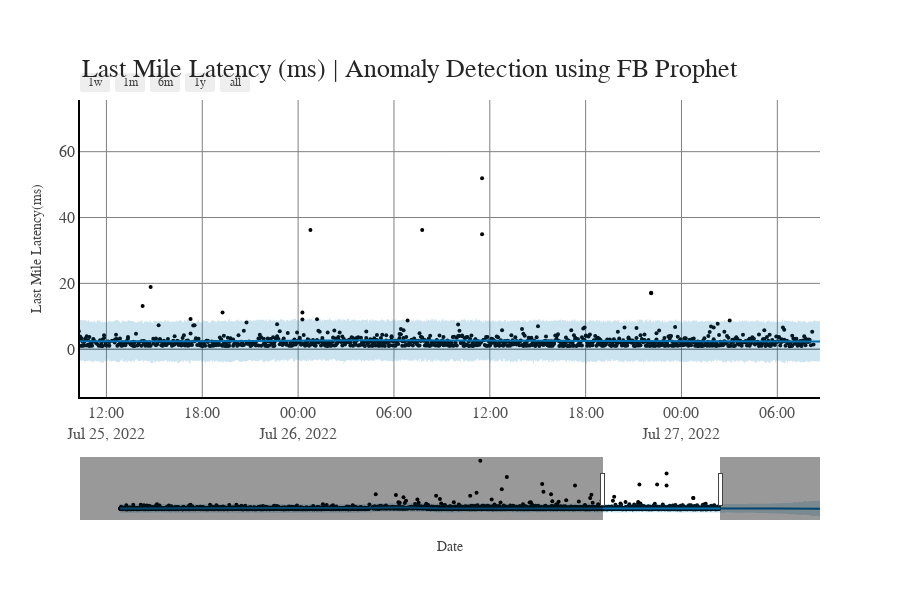

Notebook code cell kept with this figure:
### Code cell
# Set the layout
layout = Layout(
    paper_bgcolor='rgba(0,0,0,0)',
    plot_bgcolor='rgba(0,0,0,0)'
)

fig = go.Figure(layout = layout)
fig = plot_plotly(
    m, 
    forecast
)

fig.update_layout(
    font_family="Arial",
    height = 600,
    title_font_family="Arial",
    xaxis_title="Date",
    yaxis_title="Last Mile Latency(ms)",
    xaxis=dict(    
        showline=True,
        showticklabels=True,
        linewidth=2,
        tickfont=dict(
            family='Arial',
            size=16,
            color='rgb(82, 82, 82)',
        ),
        rangeslider = dict(
            visible = True),
        type = "date"
    ),
    yaxis = dict(tickfont = dict(size = 16)),
    hoverlabel=dict(
        bgcolor="white",
        font_size=14,
        font_family="Arial"
    )
)

# Title
annotations = []
annotations.append(dict(xref='paper', yref='paper', x=0.0, y=1.05,
                              xanchor='left', yanchor='bottom',
                              text=f'Last Mile Latency (ms) | Anomaly Detection using FB Prophet',
                              font=dict(family='Arial',
                                        size=26,
                                        color='rgb(37,37,37)'),
                              showarrow=False))

fig.update_xaxes(showline=True, linewidth=2, linecolor='black', gridcolor='grey')
fig.update_yaxes(showline=True, linewidth=2, linecolor='black', gridcolor='grey')
fig.update_layout(annotations=annotations)

### Figure 1 — Plotly figure (JSON) as saved in the notebook; plotly's stock layout.template omitted (floating-point values rounded to 4 significant figures; data arrays with more than 128 entries replaced by an {"elided": "..."} marker saying what was removed)
{"data": [{"marker": {"color": "black", "size": 4}, "mode": "markers", "name": "Actual", "type": "scatter", "x": {"elided": "3825 str values"}, "y": {"elided": "3825 float values"}}, {"hoverinfo": "skip", "line": {"width": 0}, "mode": "lines", "type": "scatter", "x": {"elided": "3631 str values"}, "y": {"elided": "3631 float values"}}, {"fill": "tonexty", "fillcolor": "rgba(0, 114, 178, 0.2)", "line": {"color": "#0072B2", "width": 2}, "mode": "lines", "name": "Predicted", "type": "scatter", "x": {"elided": "3631 str values"}, "y": {"elided": "3631 float values"}}, {"fill": "tonexty", "fillcolor": "rgba(0, 114, 178, 0.2)", "hoverinfo": "skip", "line": {"width": 0}, "mode": "lines", "type": "scatter", "x": {"elided": "3631 str values"}, "y": {"elided": "3631 float values"}}], "layout": {"annotations": [{"font": {"color": "rgb(37,37,37)", "family": "Arial", "size": 26}, "showarrow": false, "text": "Last Mile Latency (ms) | Anomaly Detection using FB Prophet", "x": 0, "xanchor": "left", "xref": "paper", "y": 1.05, "yanchor": "bottom", "yref": "paper"}], "font": {"family": "Arial"}, "height": 600, "hoverlabel": {"bgcolor": "white", "font": {"family": "Arial", "size": 14}}, "showlegend": false, "title": {"font": {"family": "Arial"}}, "width": 900, "xaxis": {"autorange": false, "gridcolor": "grey", "linecolor": "black", "linewidth": 2, "range": ["2022-07-25 10:20:42.9301", "2022-07-27 08:40:17.5714"], "rangeselector": {"buttons": [{"count": 7, "label": "1w", "step": "day", "stepmode": "backward"}, {"count": 1, "label": "1m", "step": "month", "stepmode": "backward"}, {"count": 6, "label": "6m", "step": "month", "stepmode": "backward"}, {"count": 1, "label": "1y", "step": "year", "stepmode": "backward"}, {"step": "all"}]}, "rangeslider": {"autorange": true, "range": ["2022-07-16 19:15:46.0286", "2022-07-29 00:16"], "visible": true, "yaxis": {"_template": null, "rangemode": "match"}}, "showline": true, "showticklabels": true, "tickfont": {"color": "rgb(82, 82, 82)", "family": "Arial", "size": 16}, "title": {"text": "Date"}, "type": "date"}, "yaxis": {"autorange": true, "gridcolor": "grey", "linecolor": "black", "linewidth": 2, "range": [-14.53, 75.7], "showline": true, "tickfont": {"size": 16}, "title": {"text": "Last Mile Latency(ms)"}, "type": "linear"}}}
